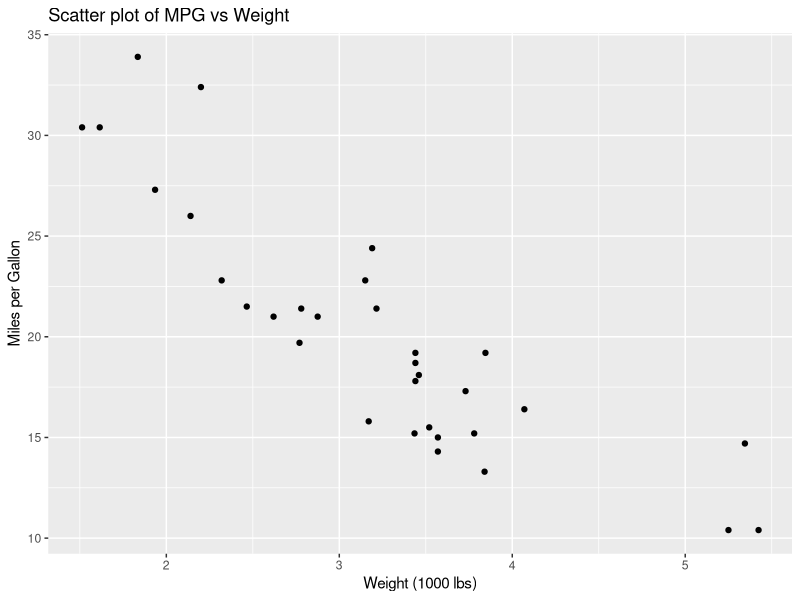

Source code (R):
## ---- chunk 1
#| echo: false

library(ggplot2)

# Create a simple plot
ggplot(mtcars, aes(x = wt, y = mpg)) +
  geom_point() +
  labs(
    title = "Scatter plot of MPG vs Weight",
    x = "Weight (1000 lbs)",
    y = "Miles per Gallon"
  )
## ---- chunk 2
#| echo: false

library(knitr)

# Create a simple table
kable(head(mtcars), caption = "Table 1: Sample of mtcars dataset")
